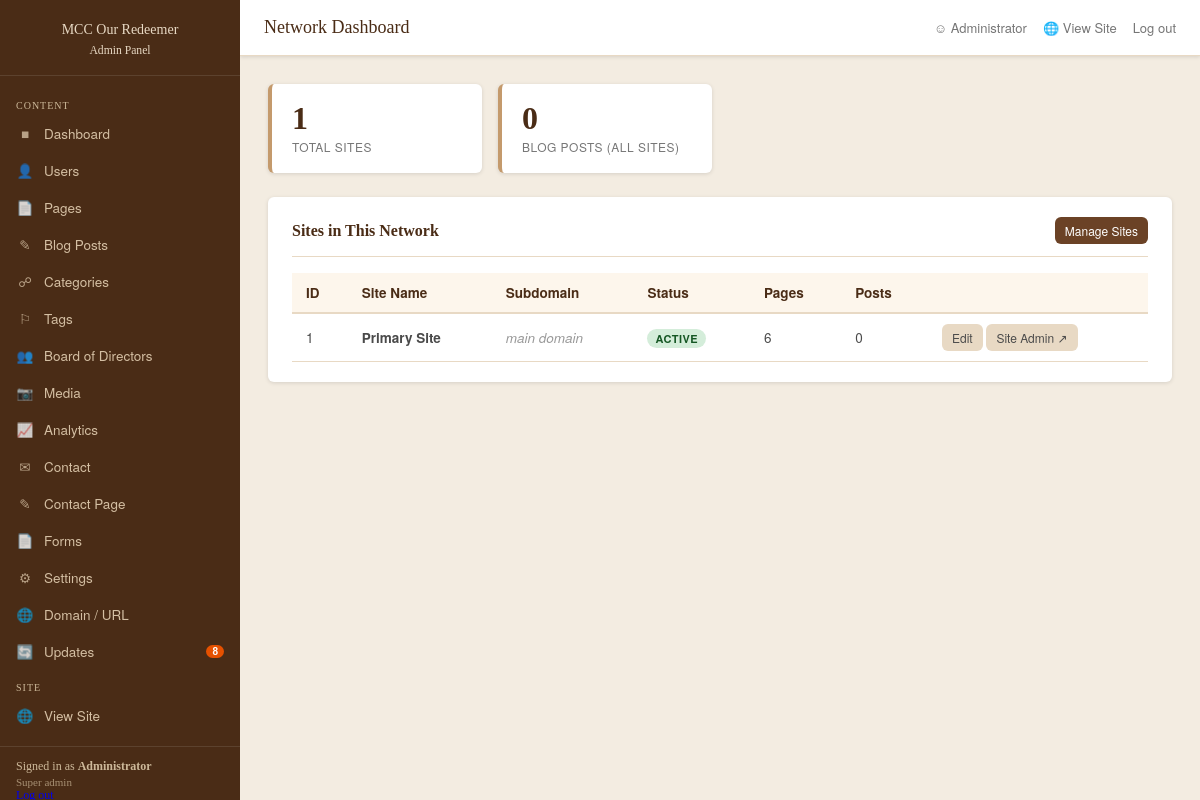
The app's page /admin/network/index.php (signed in) with its own data.
### tables this page shows
CREATE TABLE IF NOT EXISTS `users` (
  `id`           INT UNSIGNED AUTO_INCREMENT PRIMARY KEY,
  `site_id`      INT UNSIGNED DEFAULT NULL COMMENT 'NULL = network-wide user',
  `name`         VARCHAR(120) NOT NULL,
  `email`        VARCHAR(255) NOT NULL UNIQUE,
  `password`     VARCHAR(255) NOT NULL,
  `role`         ENUM('super_admin','admin','editor','author','parishioner') NOT NULL DEFAULT 'author',
  `permissions`  TEXT DEFAULT NULL,
  `avatar`       VARCHAR(500) DEFAULT NULL,
  `remember_token` VARCHAR(100) DEFAULT NULL,
  `created_at`   DATETIME NOT NULL DEFAULT CURRENT_TIMESTAMP,
  `last_login`   DATETIME DEFAULT NULL
);

CREATE TABLE IF NOT EXISTS `network_sites` (
  `id`        INT UNSIGNED AUTO_INCREMENT PRIMARY KEY,
  `subdomain` VARCHAR(100) NOT NULL UNIQUE COMMENT 'empty string = main domain',
  `name`      VARCHAR(255) NOT NULL,
  `status`    ENUM('active','suspended') NOT NULL DEFAULT 'active',
  `created_at` DATETIME NOT NULL DEFAULT CURRENT_TIMESTAMP,
  KEY `idx_subdomain` (`subdomain`)
);

### core/helpers.php (called while the page is built, shortened)
<?php
function h(?string $str): string {
    return htmlspecialchars($str ?? '', ENT_QUOTES | ENT_SUBSTITUTE, 'UTF-8');
}
function siteUrl(string $path = ''): string {
    return rtrim(SITE_URL, '/') . '/' . ltrim($path, '/');
}
function networkUrl(string $path = ''): string {
    if (defined('NETWORK_MODE') && NETWORK_MODE && defined('NETWORK_BASE_DOMAIN') && NETWORK_BASE_DOMAIN !== '') {
        $scheme = (!empty($_SERVER['HTTPS']) && $_SERVER['HTTPS'] !== 'off') ? 'https' : 'http';
        $base   = $scheme . '://' . NETWORK_BASE_DOMAIN;
    } else {
        $base = SITE_URL;
    }
    return rtrim($base, '/') . '/' . ltrim($path, '/');
}
function subsiteUrl(string $subdomain, string $path = ''): string {
    if (defined('NETWORK_MODE') && NETWORK_MODE && defined('NETWORK_BASE_DOMAIN') && NETWORK_BASE_DOMAIN !== '') {
        $scheme = (!empty($_SERVER['HTTPS']) && $_SERVER['HTTPS'] !== 'off') ? 'https' : 'http';
        $host   = $subdomain !== '' ? $subdomain . '.' . NETWORK_BASE_DOMAIN : NETWORK_BASE_DOMAIN;
        $base   = $scheme . '://' . $host;
    } else {
        $base = SITE_URL;
    }
    return rtrim($base, '/') . '/' . ltrim($path, '/');
}
function setting(string $key, string $default = ''): string {
    return Database::setting($key, $default);
}
    ?>

### core/Database.php (called while the page is built, shortened)
<?php
class Database {
    private static ?PDO   $pdo              = null;
    private static int    $siteId           = 0;
    private static array  $settingsCache    = [];
    public static function get(): PDO {
        if (self::$pdo === null) {
            $dsn = sprintf('mysql:host=%s;dbname=%s;charset=%s', DB_HOST, DB_NAME, DB_CHARSET);
            $opts = [
                PDO::ATTR_ERRMODE            => PDO::ERRMODE_EXCEPTION,
                PDO::ATTR_DEFAULT_FETCH_MODE => PDO::FETCH_ASSOC,
                PDO::ATTR_EMULATE_PREPARES   => false,
            ];
            self::$pdo = new PDO($dsn, DB_USER, DB_PASS, $opts);
            if (defined('NETWORK_MODE') && NETWORK_MODE && defined('SITE_ID') && SITE_ID === 0) {
                self::resolveSubdomain(SITE_SUBDOMAIN);
            } else {
                self::$siteId = defined('SITE_ID') ? (int) SITE_ID : 1;
            }
        }
        return self::$pdo;
    }
    public static function siteId(): int {
        return self::$siteId ?: 1;
    }
    public static function query(string $sql, array $params = []): PDOStatement {
        $stmt = self::get()->prepare($sql);
        $stmt->execute($params);
        return $stmt;
    }
    public static function fetch(string $sql, array $params = []): ?array {
        $row = self::query($sql, $params)->fetch();
        return $row ?: null;
    }
    public static function fetchAll(string $sql, array $params = []): array {
        return self::query($sql, $params)->fetchAll();
    }
    private static function loadSettings(): void {
        try {
            $rows = self::fetchAll(
                "SELECT `key`, `value` FROM settings WHERE site_id = ?",
                [self::siteId()]
            );
            foreach ($rows as $r) {
                self::$settingsCache[$r['key']] = $r['value'];
            }
        } catch (\PDOException) {
        }
    }
    public static function setting(string $key, string $default = ''): string {
        self::loadSettings();
        return array_key_exists($key, self::$settingsCache)
            ? (string) self::$settingsCache[$key]
            : $default;
    }
}

### core/Updater.php (called while the page is built, shortened)
<?php
class Updater {
    public static function allMigrations(): array {
        $files = glob(self::MIGRATIONS_DIR . '/*.sql');
        sort($files);
        return array_map(fn($f) => [
            'file'    => $f,
            'version' => basename($f, '.sql'),
        ], $files);
    }
    public static function appliedMigrations(): array {
        try {
            $rows = Database::fetchAll("SELECT version FROM migrations ORDER BY version ASC");
            return array_column($rows, 'version');
        } catch (\PDOException) {
            return [];
        }
    }
    public static function pendingMigrations(): array {
        $applied = self::appliedMigrations();
        return array_filter(
            self::allMigrations(),
            fn($m) => !in_array($m['version'], $applied, true)
        );
    }
}

### core/Auth.php (called while the page is built, shortened)
<?php
class Auth {
    private static ?array $user = null;
    public static function check(): bool {
        return !empty($_SESSION['user_id']);
    }
    public static function user(): ?array {
        if (self::$user === null && self::check()) {
            self::$user = Database::fetch("SELECT * FROM users WHERE id = ?", [$_SESSION['user_id']]);
        }
        return self::$user;
    }
    public static function role(): string {
        return self::user()['role'] ?? '';
    }
    public static function isSuperAdmin(): bool {
        return self::role() === 'super_admin';
    }
    public static function hasPermission(string $perm): bool {
        $user = self::user();
        if (self::isSuperAdmin()) return true;
        $minRole  = self::PERMISSIONS[$perm]['default_role'] ?? 'admin';
        $minLevel = self::ROLE_HIERARCHY[$minRole] ?? 99;
        return (self::ROLE_HIERARCHY[$user['role']] ?? 0) >= $minLevel;
    }
    public static function requireSuperAdmin(): void {
        if (!self::isSuperAdmin()) {
            http_response_code(403);
            die('Network admin access required.');
        }
    }
}

### admin/network/index.php (the view, shortened to what this page needs)
<?php
require_once BASE_PATH . '/core/Database.php';
require_once BASE_PATH . '/core/Auth.php';
require_once BASE_PATH . '/core/helpers.php';
require_once dirname(__DIR__) . '/layout.php';
Auth::requireSuperAdmin();
$sites     = Database::fetchAll("SELECT * FROM network_sites ORDER BY id ASC");
$siteCount = count($sites);
$stats = [];
foreach ($sites as $site) {
    $sid = $site['id'];
    $stats[$sid] = [
        'pages'       => Database::fetch("SELECT COUNT(*) c FROM pages WHERE site_id = ?", [$sid])['c'] ?? 0,
        'posts'       => Database::fetch("SELECT COUNT(*) c FROM posts WHERE site_id = ?", [$sid])['c'] ?? 0,
    ];
}
adminLayout('Network Dashboard', function() use ($sites, $siteCount, $stats) {
?>
<div class="stats-grid">
  <div class="stat-card">
    <div class="num"><?= $siteCount ?></div>
    <div class="label">Total Sites</div>
  </div>
  <div class="stat-card">
    <div class="num"><?= array_sum(array_column($stats, 'posts')) ?></div>
    <div class="label">Blog Posts (all sites)</div>
  </div>
</div>
<div class="card">
  <div class="card-header">
    <h2 class="card-title">Sites in This Network</h2>
    <a href="<?= networkUrl('admin/network/sites') ?>" class="btn btn-sm btn-primary">Manage Sites</a>
  </div>
  <div class="table-wrap">
    <table class="data-table">
      <thead>
        <tr>
          <th>ID</th>
          <th>Site Name</th>
          <th>Subdomain</th>
          <th>Status</th>
          <th>Pages</th>
          <th>Posts</th>
          <th></th>
        </tr>
      </thead>
      <tbody>
        <?php foreach ($sites as $site): ?>
        <tr>
          <td><?= $site['id'] ?></td>
          <td><strong><?= h($site['name']) ?></strong></td>
          <td>
            <?php if ($site['subdomain'] === ''): ?>
              <em style="color:#999;">main domain</em>
            <?php else: ?>
              <code><?= h($site['subdomain']) ?>.<?= h(NETWORK_BASE_DOMAIN) ?></code>
            <?php endif; ?>
          </td>
          <td>
            <span class="badge badge-<?= $site['status'] === 'active' ? 'published' : 'draft' ?>">
              <?= $site['status'] ?>
            </span>
          </td>
          <td><?= $stats[$site['id']]['pages'] ?></td>
          <td><?= $stats[$site['id']]['posts'] ?></td>
          <td>
            <a href="<?= networkUrl('admin/network/sites?edit=' . $site['id']) ?>"
               class="btn btn-sm btn-secondary">Edit</a>
            <a href="<?= subsiteUrl($site['subdomain'], 'admin/') ?>"
               class="btn btn-sm btn-secondary" target="_blank">Site Admin &#8599;</a>
          </td>
        </tr>
        <?php endforeach; ?>
      </tbody>
    </table>
  </div>
</div>
<?php }); ?>

### admin/layout.php (shortened to what this page needs)
<?php
function adminLayout(string $pageTitle, callable $body): void {
    $user     = Auth::user();
    $siteName = setting('site_name', 'Your Parish');
    $req = trim(strtok($_SERVER['REQUEST_URI'] ?? '', '?'), '/');
    $nav = [
        ['Dashboard',        'admin/',                '&#9632;',  null],
        ['Users',            'admin/users',           '&#128100;','manage_users'],
        ['Pages',            'admin/pages',           '&#128196;','manage_content'],
        ['Blog Posts',       'admin/posts',           '&#9998;',  'manage_content'],
        ['Categories',       'admin/categories',      '&#9741;',  'manage_content'],
        ['Tags',             'admin/tags',            '&#9872;',  'manage_content'],
        ['Board of Directors','admin/board',          '&#128101;','manage_content'],
        ['Media',            'admin/media',           '&#128247;','manage_media'],
        ['Analytics',        'admin/analytics',       '&#128200;','view_analytics'],
        ['Contact',          'admin/contacts',        '&#9993;',  'manage_contacts'],
        ['Contact Page',     'admin/contact-prayer',  '&#9998;',  'manage_contacts'],
        ['Forms',            'admin/forms',           '&#128196;','manage_contacts'],
        ['Settings',         'admin/settings',        '&#9881;',  'manage_settings'],
        ['Domain / URL',     'admin/domain',          '&#127760;','manage_settings'],
        ['Updates',          'admin/updates',         '&#128260;','manage_settings', true],
    ];
    $pendingMigrations = 0;
    if (Auth::can('admin') && class_exists('Updater')) {
        try { $pendingMigrations = count(Updater::pendingMigrations()); } catch (\Throwable) {}
    }
?><!DOCTYPE html>
<html lang="en">
<head>
<link rel="stylesheet" href="<?= siteUrl('public/assets/css/admin.css') ?>">
</head>
<body>
<div class="admin-wrap">
  <aside class="sidebar" id="sidebar">
    <div class="sidebar-logo">
      <h1><?= h($siteName) ?><br><small>Admin Panel</small></h1>
    </div>
    <nav class="sidebar-nav">
      <div class="sidebar-section">Content</div>
      <?php foreach ($nav as $navItem):
        [$label, $href, $icon, $perm] = array_pad($navItem, 4, null);
        $isUpdates = ($href === 'admin/updates');
        $active = ($href === 'admin/')
            ? ($req === 'admin' || $req === 'admin/')
            : str_starts_with($req, trim($href, '/'));
      ?>
        <a href="<?= siteUrl($href) ?>" class="<?= $active ? 'active' : '' ?>"
           style="justify-content:space-between;">
          <span style="display:flex;align-items:center;gap:10px;">
            <span class="icon"><?= $icon ?></span>
            <?= h($label) ?>
          </span>
          <?php if ($isUpdates && $pendingMigrations > 0): ?>
            <span style="background:#e65100;color:#fff;border-radius:10px;font-size:10px;padding:1px 6px;font-family:sans-serif;font-weight:700;">
              <?= $pendingMigrations ?>
            </span>
          <?php endif; ?>
        </a>
      <?php endforeach; ?>
      <div class="sidebar-section">Site</div>
      <a href="<?= siteUrl() ?>" target="_blank">
        <span class="icon">&#127760;</span> View Site
      </a>
    </nav>
    <div class="sidebar-footer">
      Signed in as <strong><?= h($user['name']) ?></strong>
      <span style="font-size:11px; opacity:.7; display:block; margin-top:2px;"><?= h(ucfirst(str_replace('_', ' ', $user['role']))) ?></span>
      <a href="<?= siteUrl('admin/logout') ?>">Log out</a>
    </div>
  </aside>
  <div class="main">
    <header class="topbar">
      <div class="topbar-title"><?= h($pageTitle) ?></div>
      <div class="topbar-right">
        <span>&#9786; <?= h($user['name']) ?></span>
        <a href="<?= siteUrl() ?>" target="_blank">&#127760; View Site</a>
        <a href="<?= siteUrl('admin/logout') ?>">Log out</a>
      </div>
    </header>
    <div class="content">
      <?php $body(); ?>
    </div>
  </div>
</div>
</body>
</html>
<?php } ?>

### records on screen
users: name "Administrator", role "Super admin"
network_sites: id "1", name "Primary Site", subdomain "main domain", status "ACTIVE", id "6", id "0"

### other values on screen
$siteName "MCC Our Redeemer"
$icon "■"
$label "Dashboard"
$icon "👤"
$label "Users"
$icon "📄"
$label "Pages"
$icon "✎"
$label "Blog Posts"
$icon "☍"
$label "Categories"
$icon "⚐"
$label "Tags"
$icon "👥"
$label "Board of Directors"
